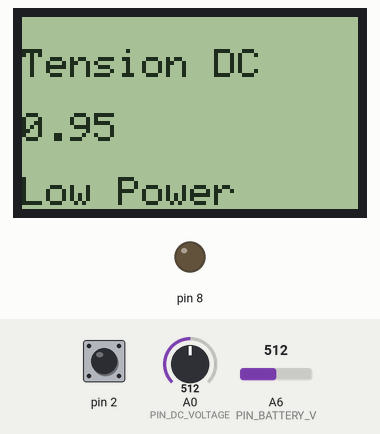
Bench run of a program on a simulated Arduino Mega 2560, built with avr-gcc and run on an emulated ATmega2560. Shown: 84×48 one-colour display, output pins drawn as LEDs (lit = HIGH). The test bench sets the inputs (shaded band); at power-on: A0 (PIN_DC_VOLTAGE) = 512, pin 2 HIGH, A6 (PIN_BATTERY_V) = 512.

Above: at 2.8 s.
2.9 s: A0 (PIN_DC_VOLTAGE) set to 306
At 4.8 s:
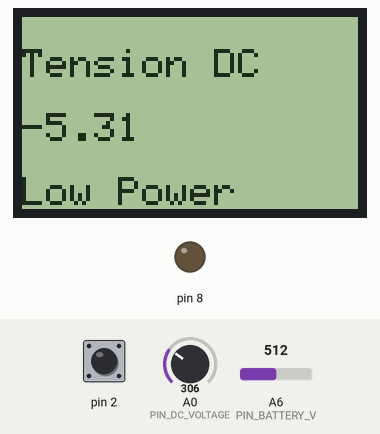
6.4 s: pin 2 pulled LOW for 1.7 s
12.9 s: pin 2 pulled LOW for 3.2 s
19.4 s: pin 2 pulsed LOW 5 times (0.12 s each, 0.3 s apart)
At 21.1 s:
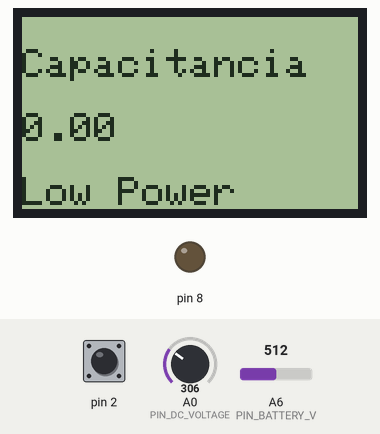
25.8 s: pin 2 pulled LOW for 1.7 s
At 26.3 s:
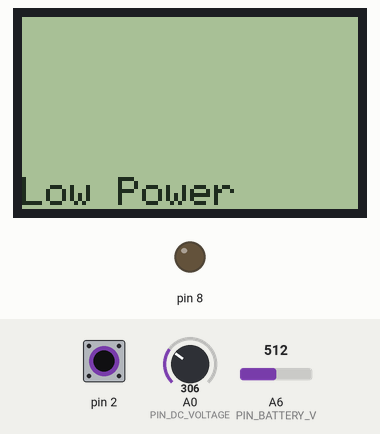
32.2 s: pin 2 pulsed LOW 2 times (0.12 s each, 0.3 s apart)
At 33.1 s:
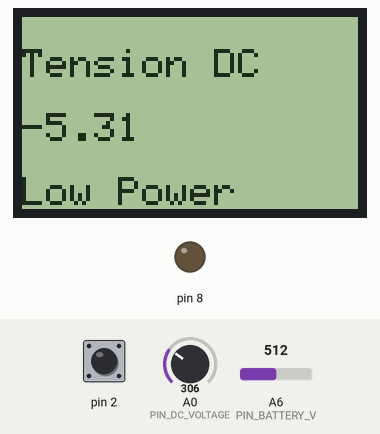
Timing chart, 0 to 35.2 s (numbered marks = the images above; inputs shaded):
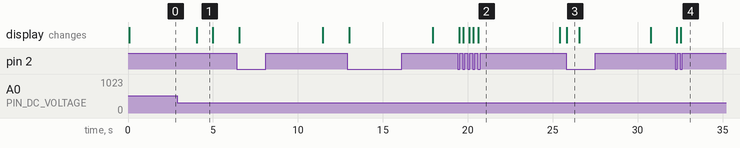

Measured:
- after the input at 2.9 s, the display: changes after 1.2 s (image 1)
- after the input at 19.4 s, the display: first changes after 0.09 s (image 2 shows a later state)
- after the input at 25.8 s, the display: changes at once (image 3)
- after the input at 32.2 s, the display: first changes after 0.10 s (image 4 shows a later state)
- what the display in image 1 shows lasts 0.9 s, from 4.1 s to 5.0 s
- what the display in image 3 shows lasts 0.8 s, from 25.8 s to 26.6 s

The program:

main.cpp
```cpp
#include <Arduino.h>
#include <Stream.h>
#include <Arduino_FreeRTOS.h>
#include <semphr.h>
#include <PCD8544.h>

/*******************************************************************************/
// Macros **********************************************************************/
/*******************************************************************************/
#define RESISTENCIA_BASE 100

// Tasks id
#define READ_DC_VOLTAGE  0
#define READ_AC_VOLTAGE  1
#define READ_RESISTANCE  2
#define READ_INDUCTANCE  3
#define READ_CAPACITANCE 4
#define READ_BETHA       5

// Pines
#define PIN_DC_VOLTAGE  A0
#define PIN_AC_VOLTAGE  A1
#define PIN_RESISTANCE  A2
#define PIN_INDUCTANCE  A3

#define PIN_CAPACITANCE A4
#define PIN_CHARGER     13
#define PIN_DISCHARGER  12

#define PIN_BETHA       A5
#define PIN_BATTERY_V   A6

/*******************************************************************************/
// Declaración de structs ******************************************************/
/*******************************************************************************/
typedef struct{
    uint8_t line0;
    uint8_t line1;
    uint8_t line2;
    uint8_t line3;
    uint8_t line4;
    uint8_t line5;
    String  str_line0;
    String  str_line1;
    String  str_line2;
    String  str_line3;
    String  str_line4;
    String  str_line5;
}lcdLines;

/*******************************************************************************/
/* Declaranción de tareas ******************************************************/
/*******************************************************************************/
void TaskReadACVoltage   ( void *pvParameters );
void TaskReadDCVoltage   ( void *pvParameters );
void TaskReadResistance  ( void *pvParameters );
void TaskReadInductance  ( void *pvParameters );

void TaskReadCapacitance ( void *pvParameters );

void TaskReadBetha       ( void *pvParameters );
void TaskLcdPrint        ( void *pvParameters );
void TaskLowPower        ( void *pvParameters );
void TaskSleep           ( void *pvParameters );

void buttonPressed();

/*******************************************************************************/
// Variables globales **********************************************************/
/*******************************************************************************/
TaskHandle_t      g_TaskReadDCVoltage_Handler;
TaskHandle_t      g_TaskReadACVoltage_Handler;
TaskHandle_t      g_TaskReadResistance_Handler;
TaskHandle_t      g_TaskReadInductance_Handler;

TaskHandle_t      g_TaskReadCapacitance_Handler;

TaskHandle_t      g_TaskReadBetha_Handler;
TaskHandle_t      g_TaskLowPower_Handler;
TaskHandle_t      g_TaskLcdPrint_Handler;
TaskHandle_t      g_TaskSleep_Handler;

SemaphoreHandle_t g_ADConverter_Semaphore;
QueueHandle_t     g_lcdPrint_Queue;
uint8_t           g_selected_meter;
uint8_t           g_sleepCounter;
uint8_t           f_suspended;
static PCD8544    g_lcd;

/*******************************************************************************/
// Setup ***********************************************************************/
/*******************************************************************************/
void setup()
{
    pinMode(2, INPUT_PULLUP);

    // Inicialización del puerto serial
    Serial.begin(9600);

    // Interrupción pin 2
    attachInterrupt(digitalPinToInterrupt(2), buttonPressed, FALLING);

    // LCD
    g_lcd.begin(84, 48);
    pinMode(8, OUTPUT);

    g_selected_meter = 0;
    f_suspended      = 0;

    // Queue
    g_lcdPrint_Queue = xQueueCreate(8, sizeof(lcdLines));

    // Semaphore
    if ( g_ADConverter_Semaphore == NULL )
    {
        g_ADConverter_Semaphore = xSemaphoreCreateMutex();
        xSemaphoreGive( g_ADConverter_Semaphore );
    }

    // Instanciación de tareas
    xTaskCreate(TaskReadDCVoltage  ,"TaskReadDCVoltage"   , 512, NULL, 1, &g_TaskReadDCVoltage_Handler);
    xTaskCreate(TaskReadACVoltage  ,"TaskReadACVoltage"   , 512, NULL, 1, &g_TaskReadACVoltage_Handler);
    xTaskCreate(TaskReadResistance ,"TaskReadResistance"  , 512, NULL, 1, &g_TaskReadResistance_Handler);
    xTaskCreate(TaskReadInductance ,"TaskReadInductance"  , 512, NULL, 1, &g_TaskReadInductance_Handler);

    xTaskCreate(TaskReadCapacitance,"TaskReadCapacitance" , 512, NULL, 1, &g_TaskReadCapacitance_Handler);

    xTaskCreate(TaskReadBetha      ,"TaskReadBetha"       , 512, NULL, 1, &g_TaskReadBetha_Handler);
    xTaskCreate(TaskLowPower       ,"TaskLowPower"        , 512, NULL, 0, &g_TaskLowPower_Handler);
    xTaskCreate(TaskLcdPrint       ,"TaskLcdPrint"        , 512, NULL, 0, &g_TaskLcdPrint_Handler);
    xTaskCreate(TaskSleep          ,"TaskSleep"           , 512, NULL, 0, &g_TaskSleep_Handler);

    vTaskSuspend(g_TaskReadACVoltage_Handler);
    vTaskSuspend(g_TaskReadResistance_Handler);
    vTaskSuspend(g_TaskReadInductance_Handler);
    vTaskSuspend(g_TaskReadCapacitance_Handler);
    vTaskSuspend(g_TaskReadBetha_Handler);

    // Iniciacion del planificador
    vTaskStartScheduler();

}


/*******************************************************************************/
// Loop ************************************************************************/
/*******************************************************************************/
void loop()
{

}

/*******************************************************************************/
// Implementación de funciones *************************************************/
/*******************************************************************************/

void buttonPressed()
{
    g_sleepCounter = 0;

    if(f_suspended)
    {
        vTaskResume(g_TaskLcdPrint_Handler);
        vTaskResume(g_TaskLowPower_Handler);
        vTaskResume(g_TaskSleep_Handler);
        f_suspended = 0;
    }
    else{
        if(g_selected_meter == READ_CAPACITANCE){
            g_selected_meter = READ_DC_VOLTAGE;
        }else{
            g_selected_meter++;
        }
    }

    vTaskSuspend(g_TaskReadDCVoltage_Handler);
    vTaskSuspend(g_TaskReadACVoltage_Handler);
    vTaskSuspend(g_TaskReadResistance_Handler);
    vTaskSuspend(g_TaskReadInductance_Handler);
    vTaskSuspend(g_TaskReadCapacitance_Handler);
    vTaskSuspend(g_TaskReadBetha_Handler);

    switch (g_selected_meter)
    {
    case READ_DC_VOLTAGE:
        vTaskResume(g_TaskReadDCVoltage_Handler);
        break;
    case READ_AC_VOLTAGE:
        vTaskResume(g_TaskReadACVoltage_Handler);
        break;
    case READ_RESISTANCE:
        vTaskResume(g_TaskReadResistance_Handler);
        break;
    case READ_INDUCTANCE:
        vTaskResume(g_TaskReadInductance_Handler);
        break;
    case READ_CAPACITANCE:
        vTaskResume(g_TaskReadCapacitance_Handler);
        break;
    case READ_BETHA:
        vTaskResume(g_TaskReadBetha_Handler);
        break;
    default:
        Serial.println("default");
        break;
    }
}

/*******************************************************************************/
// Implementación de tareas ****************************************************/
/*******************************************************************************/

void TaskReadDCVoltage( void *pvParameters )
{
    pinMode(PIN_DC_VOLTAGE, INPUT_PULLUP);
    int    t_sensorValue   = 0;
    float  t_sensorVoltage = 0;
    float  t_vdcValue      = 0;
    lcdLines t_lcdLines    = {};
    t_lcdLines.line1 = 1;
    t_lcdLines.line3 = 1;

    while(1)
    {
        if ( xSemaphoreTake(g_ADConverter_Semaphore, ( TickType_t ) 5 ) == pdTRUE )
        {
            // Lectura del pin analógico
            t_sensorValue   = analogRead(PIN_DC_VOLTAGE);
            vTaskDelay(1);
            xSemaphoreGive( g_ADConverter_Semaphore );

            // Calculo de la tension
            t_sensorVoltage = t_sensorValue * (5.0/1023.0);
            t_vdcValue      = (t_sensorVoltage - 2.35)/(0.341463*0.471264);

            t_lcdLines.str_line1 = "Tension DC";
            t_lcdLines.str_line3 = String(t_vdcValue);
            xQueueSend(g_lcdPrint_Queue, &t_lcdLines, 100);
        }
        vTaskDelay(132);
    }
}


void TaskReadACVoltage( void *pvParameters )
{
    pinMode(PIN_AC_VOLTAGE, INPUT_PULLUP);
    int    t_sensorValue   = 0;
    float  t_sensorVoltage = 0;
    float  t_vacValue      = 0;
    lcdLines t_lcdLines = {};
    t_lcdLines.line1 = 1;
    t_lcdLines.line3 = 1;

    while(1)
    {
        if ( xSemaphoreTake(g_ADConverter_Semaphore, ( TickType_t ) 5 ) == pdTRUE )
        {
            t_sensorValue  = analogRead(PIN_AC_VOLTAGE);
            vTaskDelay(1);
            xSemaphoreGive( g_ADConverter_Semaphore );

            t_sensorVoltage = t_sensorValue * (5.0/1023.0);
            t_vacValue      = (t_sensorVoltage/0.34146) + 1.6;

            t_lcdLines.str_line1 = "Tension AC";
            t_lcdLines.str_line3 = String(t_vacValue);
            xQueueSend(g_lcdPrint_Queue, &t_lcdLines, 100);
        }
        vTaskDelay(132);
    }
}

void TaskReadResistance( void *pvParameters )
{
    pinMode(PIN_RESISTANCE, INPUT_PULLUP);
    int   t_sensorValue;
    float t_sensorVoltage;
    float t_resistanceValue;
    lcdLines t_lcdLines = {};
    t_lcdLines.line1 = 1;
    t_lcdLines.line3 = 1;

    while(1)
    {
        if ( xSemaphoreTake(g_ADConverter_Semaphore, ( TickType_t ) 5 ) == pdTRUE )
        {
            t_sensorValue     = analogRead(PIN_RESISTANCE);
            vTaskDelay(1);
            xSemaphoreGive( g_ADConverter_Semaphore );
            t_sensorVoltage   = t_sensorValue * (5.0/1023.0);
            t_resistanceValue = (50000/t_sensorVoltage) - 10000;
            t_lcdLines.str_line1 = "Resistencia";
            t_lcdLines.str_line3 = String(t_resistanceValue);
            xQueueSend(g_lcdPrint_Queue, &t_lcdLines, 100);
        }
        vTaskDelay(132);
    }
}

void TaskReadInductance( void *pvParameters )
{
    pinMode(PIN_INDUCTANCE, INPUT_PULLUP);
    lcdLines l_lcdLines = {};
    l_lcdLines.line1 = 1;
    l_lcdLines.line3 = 1;

    while(1)
    {
        if ( xSemaphoreTake(g_ADConverter_Semaphore, ( TickType_t ) 5 ) == pdTRUE )
        {
            int sensorValue  = analogRead(PIN_INDUCTANCE);
            vTaskDelay(1);
            xSemaphoreGive( g_ADConverter_Semaphore );
            l_lcdLines.str_line1 = "Inductancia";
            l_lcdLines.str_line3 = String(sensorValue);
            xQueueSend(g_lcdPrint_Queue, &l_lcdLines, 100);
        }
        vTaskDelay(132);
    }
}

void TaskReadCapacitance( void *pvParameters )
{
    pinMode(PIN_CAPACITANCE, INPUT_PULLUP);
    unsigned long t_startTime;
    unsigned long t_elapsedTime;
    int           t_sensorValue;
    float         t_capacitanceValue;
    lcdLines      t_lcdLines = {};
    t_lcdLines.line1 = 1;
    t_lcdLines.line3 = 1;

    while(1)
    {
        if ( xSemaphoreTake(g_ADConverter_Semaphore, ( TickType_t ) 5 ) == pdTRUE )
        {
            xSemaphoreGive( g_ADConverter_Semaphore );
            t_lcdLines.str_line1 = "Capacitancia";
            t_lcdLines.str_line3 = String(t_capacitanceValue);
            xQueueSend(g_lcdPrint_Queue, &t_lcdLines, 100);
            /*
            taskENTER_CRITICAL();
            digitalWrite(PIN_CHARGER, HIGH);
            t_startTime   = millis();
            t_sensorValue = analogRead(PIN_CAPACITANCE);
            while(t_sensorValue < 400){
                t_sensorValue = analogRead(PIN_CAPACITANCE);
                Serial.println(t_sensorValue);
            }
            t_elapsedTime = millis() - t_startTime;
            taskEXIT_CRITICAL();

            vTaskDelay(1);
            xSemaphoreGive( g_ADConverter_Semaphore );

            // Se inicia la descarga del capacitor
            digitalWrite(PIN_CHARGER, LOW);
            pinMode(PIN_DISCHARGER, OUTPUT);
            digitalWrite(PIN_DISCHARGER, LOW);

            // Se calcula la capacitancia utilizando la constante de tiempo
            t_capacitanceValue = ((float) t_elapsedTime / 10000) * 1000;

            // Se ponen los resultados en la cola del display
            t_lcdLines.str_line1 = "Capacitancia";
            t_lcdLines.str_line3 = String(t_capacitanceValue);
            xQueueSend(g_lcdPrint_Queue, &t_lcdLines, 100);

            // Se comprueba que el capacitor se descargue
            while(analogRead(PIN_CAPACITANCE) > 0){}
            pinMode(PIN_DISCHARGER, INPUT);
           */
        }
        vTaskDelay(132);
    }
}

void TaskReadBetha( void *pvParameters )
{
    pinMode(PIN_BETHA, INPUT_PULLUP);
    int   t_sensorValue;
    float t_bethaValue;
    lcdLines l_lcdLines = {};
    l_lcdLines.line1 = 1;
    l_lcdLines.line3 = 1;

    while(1)
    {
        if ( xSemaphoreTake(g_ADConverter_Semaphore, ( TickType_t ) 5 ) == pdTRUE )
        {
            t_sensorValue    = analogRead(PIN_BETHA);
            t_bethaValue     = 1.0 + ( ( 1023.0*330.0*(2.4 - 0.8) ) / (5.0 * t_sensorValue) );
            vTaskDelay(1);
            xSemaphoreGive( g_ADConverter_Semaphore );
            l_lcdLines.str_line1 = "Betha";
            l_lcdLines.str_line3 = String(t_bethaValue);
            xQueueSend(g_lcdPrint_Queue, &l_lcdLines, 100);
        }
        vTaskDelay(132);
    }
}


void TaskLowPower( void *pvParameters )
{
    pinMode(PIN_BATTERY_V, INPUT_PULLUP);
    int      t_sensorValue;
    float    t_sensorVoltage;
    lcdLines t_lcdLines = {};
    t_lcdLines.line5 = 1;

    while (1)
    {
        if ( xSemaphoreTake(g_ADConverter_Semaphore, ( TickType_t ) 5 ) == pdTRUE )
        {
            t_sensorValue = analogRead(PIN_BATTERY_V);
            xSemaphoreGive( g_ADConverter_Semaphore );
            t_sensorVoltage = t_sensorValue * (5.0/1023);
            if(t_sensorVoltage > 7)
            {
                t_lcdLines.str_line5 = "";
            }
            else
            {
                t_lcdLines.str_line5 = "Low Power";
            }
            xQueueSend(g_lcdPrint_Queue, &t_lcdLines, 100);
        }
        vTaskDelay(132);
    }
}

void TaskLcdPrint( void *pvParameters )
{
    lcdLines l_lcdLines;
    while(1)
    {
        if(!xQueueReceive(g_lcdPrint_Queue, &l_lcdLines, 132)) {
            puts("Failed to receive item within 1000 ms");
        }
        else {
            if(l_lcdLines.line0 == 1){
                g_lcd.setCursor(0,0);
                g_lcd.clearLine();
                g_lcd.print(l_lcdLines.str_line0);
            }
            if(l_lcdLines.line1 == 1){
                g_lcd.setCursor(0,1);
                g_lcd.clearLine();
                g_lcd.print(l_lcdLines.str_line1);
            }
            if(l_lcdLines.line2 == 1){
                g_lcd.setCursor(0,2);
                g_lcd.clearLine();
                g_lcd.print(l_lcdLines.str_line2);
            }
            if(l_lcdLines.line3 == 1){
                g_lcd.setCursor(0,3);
                g_lcd.clearLine();
                g_lcd.print(l_lcdLines.str_line3);
            }
            if(l_lcdLines.line4 == 1){
                g_lcd.setCursor(0,4);
                g_lcd.clearLine();
                g_lcd.print(l_lcdLines.str_line4);
            }
            if(l_lcdLines.line5 == 1){
                g_lcd.setCursor(0,5);
                g_lcd.clearLine();
                g_lcd.print(l_lcdLines.str_line5);
            }
        }
    }
}

void TaskSleep    ( void *pvParameters )
{
    while (1)
    {
        vTaskDelay(66);
        if(g_sleepCounter >= 4)
        {
            g_lcd.clear();
            f_suspended = 1;
            vTaskSuspend(g_TaskReadDCVoltage_Handler);
            vTaskSuspend(g_TaskReadACVoltage_Handler);
            vTaskSuspend(g_TaskReadResistance_Handler);
            vTaskSuspend(g_TaskReadInductance_Handler);
            vTaskSuspend(g_TaskReadCapacitance_Handler);
            vTaskSuspend(g_TaskReadBetha_Handler);
            vTaskSuspend(g_TaskLcdPrint_Handler);
            vTaskSuspend(g_TaskLowPower_Handler);
            vTaskSuspend(g_TaskSleep_Handler);
        }else{
            g_sleepCounter++;
        }
    }
}

/*
double pulso, frecuencia, capacidad, inductancia;
void setup(){
    Serial.begin(9600);
    pinMode(9, INPUT);
    pinMode(13, OUTPUT);
    Serial.println("Medidor de Inductancias!!!");
    delay(200);
}

void loop(){
    digitalWrite(13, HIGH);
    delay(5);                                                                  // Dar algun timepo para cargar la bobina.
    digitalWrite(13,LOW);
    delayMicroseconds(100);                                                    // verificar que mide la resonancia.
    pulso = pulseIn(9,HIGH,5000);                                             // returna 0 si esta fuera de tiempo.
    if(pulso > 0.1){                                                           // Si no se activo el fuera de tiempo ... tomo una lectura:
        capacidad = 2.E-6;                                                       // Insertar la capacidad de los condensadores aqui. Actualmente se usa 2 uF.
        frecuencia = 1.E6/(2*pulso);
        inductancia = 1./(capacidad*frecuencia*frecuencia*4.*3.14159*3.14159);
        inductancia *= 1E6;
        Serial.print("Pulso en uS:");
        Serial.print( pulso );
        Serial.print("\tfrecuencia Hz:");
        Serial.print( frecuencia );
        Serial.print("\tinductancia uH:");
        Serial.println( inductancia );
    delay(20);
    }                                                        // Tenga en cuenta que esto es lo mismo que decir  inductance = inductance*1E6
}*/

/*
#define analogPin      0
#define chargePin      13
#define dischargePin   11
#define resistorValue  10000.0F

unsigned long startTime;
unsigned long elapsedTime;
float microFarads;
float nanoFarads;

void setup(){
  pinMode(chargePin, OUTPUT);
  digitalWrite(chargePin, LOW);
  Serial.begin(9600);
}

void loop(){
    digitalWrite(chargePin, HIGH);

    // Se carga el capacitor y se mide la constate de tiempo
    startTime = millis();
    while(analogRead(analogPin) < 648){}
    elapsedTime= millis() - startTime;

    // Se calcula la capacitancia utilizando la constante de tiempo
    microFarads = ((float)elapsedTime / resistorValue) * 1000;
    Serial.print(elapsedTime);
    Serial.print(" mS    ");

    // Se imprime la capacitancia
    if (microFarads > 1){
        Serial.print((long)microFarads);
        Serial.println(" microFarads");
    }
    else{
        nanoFarads = microFarads * 1000.0;
        Serial.print((long)nanoFarads);
        Serial.println(" nanoFarads");
        delay(500);
    }

    // Se descarga el capacitor
    digitalWrite(chargePin, LOW);
    pinMode(dischargePin, OUTPUT);
    digitalWrite(dischargePin, LOW);
    while(analogRead(analogPin) > 0){}
    pinMode(dischargePin, INPUT);
}
*/

/**
double pulso, frecuencia, capacidad, inductancia;
void setup(){
    Serial.begin(9600);
    pinMode(11, INPUT);
    pinMode(13, OUTPUT);
    Serial.println("Medidor de Inductancias!!!");
    delay(200);
}

void loop(){
    digitalWrite(13, HIGH);
    delay(5);                                                                  // Dar algun timepo para cargar la bobina.
    digitalWrite(13,LOW);
    delayMicroseconds(100);                                                    // verificar que mide la resonancia.
    pulso = pulseIn(11,HIGH,5000);                                             // returna 0 si esta fuera de tiempo.
    if(pulso > 0.1){                                                           // Si no se activo el fuera de tiempo ... tomo una lectura:
        capacidad = 2.E-6;                                                       // Insertar la capacidad de los condensadores aqui. Actualmente se usa 2 uF.
        frecuencia = 1.E6/(2*pulso);
        inductancia = 1./(capacidad*frecuencia*frecuencia*4.*3.14159*3.14159);
        inductancia *= 1E6;                                                        // Tenga en cuenta que esto es lo mismo que decir  inductance = inductance*1E6
        Serial.print("Pulso en uS:");
        Serial.print( pulso );
        Serial.print("\tfrecuencia Hz:");
        Serial.print( frecuencia );
        Serial.print("\tinductancia uH:");
        Serial.println( inductancia );
        delay(20);
    }
}
*/
/*

#define R_meter      3

int lecture = 0;
int Ve = 5; // Tensión en el Arduino.
float VR2 = 0;
float R1 = 10000;
float R2 = 0;
float I = 0;
float relacion = 0;

void setup(){
  Serial.begin(9600);
  pinMode(R_meter, INPUT);
}

void loop(){
   lecture = analogRead(R_meter);
if(lecture)
{
relacion = lecture * Ve;
VR2 = (relacion)/1024.0;
relacion = (Ve/VR2) -1;
R2= R1 * relacion;

Serial.print("R2: ");
Serial.println(R2);
delay(1000);
} }
*/

/*
void TaskReadA0( void *pvParameters )
{
    pinMode(A0, INPUT_PULLUP);
    lcdLines l_lcdLines = {};
    l_lcdLines.line1 = 1;
    l_lcdLines.line3 = 1;
    while(1)
    {
        if ( xSemaphoreTake(g_ADConverter_Semaphore, ( TickType_t ) 5 ) == pdTRUE )
        {
            int sensorValue  = analogRead(A0);
            xSemaphoreGive( g_ADConverter_Semaphore );
            l_lcdLines.str_line1 = "Amperimetro";
            l_lcdLines.str_line3 = String(sensorValue);
            xQueueSend(g_lcdPrint_Queue, &l_lcdLines, 100);
        }
        vTaskDelay(100);
    }
}
*/
```
